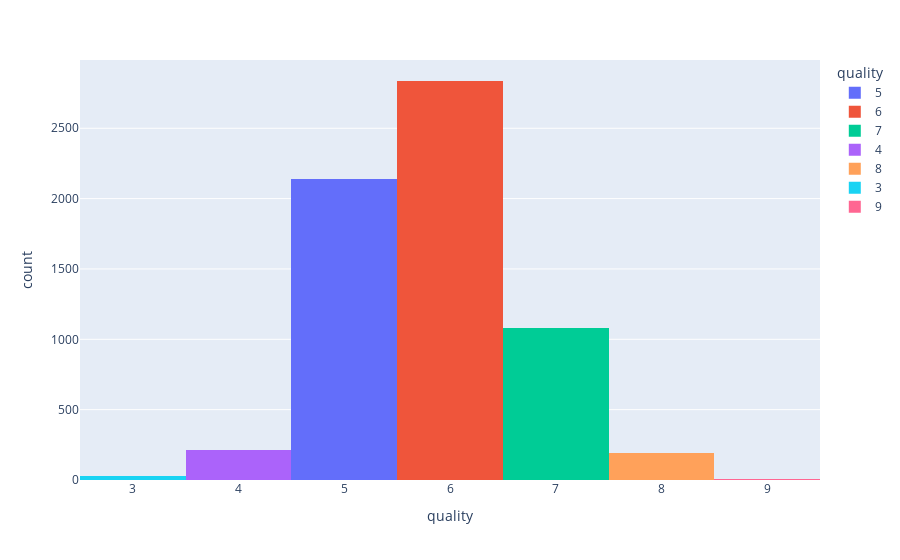

The notebook cell saved with this chart:
### Code cell
fig=px.histogram( data_frame=df,
            x=df['quality'],
            color=df['quality'])
fig.show()

### Figure 1 — Plotly figure (JSON) as saved in the notebook; plotly's stock layout.template omitted (floating-point values rounded to 4 significant figures; data arrays with more than 128 entries replaced by an {"elided": "..."} marker saying what was removed)
{"data": [{"alignmentgroup": "True", "bingroup": "x", "hovertemplate": "quality=%{x}<br>count=%{y}<extra></extra>", "legendgroup": "5", "marker": {"color": "#636efa", "pattern": {"shape": ""}}, "name": "5", "offsetgroup": "5", "orientation": "v", "showlegend": true, "type": "histogram", "x": {"elided": "2138 int values"}, "xaxis": "x", "yaxis": "y"}, {"alignmentgroup": "True", "bingroup": "x", "hovertemplate": "quality=%{x}<br>count=%{y}<extra></extra>", "legendgroup": "6", "marker": {"color": "#EF553B", "pattern": {"shape": ""}}, "name": "6", "offsetgroup": "6", "orientation": "v", "showlegend": true, "type": "histogram", "x": {"elided": "2836 int values"}, "xaxis": "x", "yaxis": "y"}, {"alignmentgroup": "True", "bingroup": "x", "hovertemplate": "quality=%{x}<br>count=%{y}<extra></extra>", "legendgroup": "7", "marker": {"color": "#00cc96", "pattern": {"shape": ""}}, "name": "7", "offsetgroup": "7", "orientation": "v", "showlegend": true, "type": "histogram", "x": {"elided": "1079 int values"}, "xaxis": "x", "yaxis": "y"}, {"alignmentgroup": "True", "bingroup": "x", "hovertemplate": "quality=%{x}<br>count=%{y}<extra></extra>", "legendgroup": "4", "marker": {"color": "#ab63fa", "pattern": {"shape": ""}}, "name": "4", "offsetgroup": "4", "orientation": "v", "showlegend": true, "type": "histogram", "x": {"elided": "216 int values"}, "xaxis": "x", "yaxis": "y"}, {"alignmentgroup": "True", "bingroup": "x", "hovertemplate": "quality=%{x}<br>count=%{y}<extra></extra>", "legendgroup": "8", "marker": {"color": "#FFA15A", "pattern": {"shape": ""}}, "name": "8", "offsetgroup": "8", "orientation": "v", "showlegend": true, "type": "histogram", "x": {"elided": "193 int values"}, "xaxis": "x", "yaxis": "y"}, {"alignmentgroup": "True", "bingroup": "x", "hovertemplate": "quality=%{x}<br>count=%{y}<extra></extra>", "legendgroup": "3", "marker": {"color": "#19d3f3", "pattern": {"shape": ""}}, "name": "3", "offsetgroup": "3", "orientation": "v", "showlegend": true, "type": "histogram", "x": [3, 3, 3, 3, 3, 3, 3, 3, 3, 3, 3, 3, 3, 3, 3, 3, 3, 3, 3, 3, 3, 3, 3, 3, 3, 3, 3, 3, 3, 3], "xaxis": "x", "yaxis": "y"}, {"alignmentgroup": "True", "bingroup": "x", "hovertemplate": "quality=%{x}<br>count=%{y}<extra></extra>", "legendgroup": "9", "marker": {"color": "#FF6692", "pattern": {"shape": ""}}, "name": "9", "offsetgroup": "9", "orientation": "v", "showlegend": true, "type": "histogram", "x": [9, 9, 9, 9, 9], "xaxis": "x", "yaxis": "y"}], "layout": {"barmode": "relative", "legend": {"title": {"text": "quality"}, "tracegroupgap": 0}, "margin": {"t": 60}, "xaxis": {"anchor": "y", "categoryarray": [5, 6, 7, 4, 8, 3, 9], "categoryorder": "array", "domain": [0, 1], "title": {"text": "quality"}}, "yaxis": {"anchor": "x", "domain": [0, 1], "title": {"text": "count"}}}}
